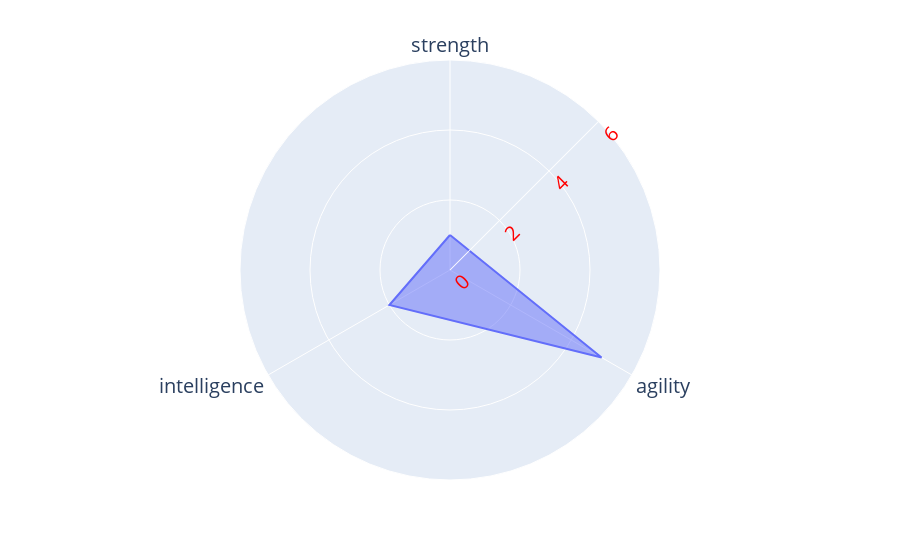

The notebook cell saved with this chart:
### Markdown cell above
## Radar plot

### Code cell
import pandas as pd
import plotly.express as px

df = pd.DataFrame({
	'characteristic': ['strength', 'agility', 'intelligence'],
	'value': [1,5,2]
})

fig = px.line_polar(
	df, 
	r='value', theta='characteristic', 
	line_close=True # Connect the start and end of the line,
	)

fig.update_traces(
	fill='toself', # Fill up to the the line with color
	)
fig.update_layout(
	polar = {
		'radialaxis_angle': 45,
		# radialaxis_range = [1,4]
		'radialaxis': {
			'dtick': 2,
			'range': [0,6],
			'color': 'red'
		}
	},
	font = {
		'size': 20
	}
	)
fig.show()

### Figure 1 — Plotly figure (JSON) as saved in the notebook; plotly's stock layout.template omitted (floating-point values rounded to 4 significant figures)
{"data": [{"fill": "toself", "hovertemplate": "value=%{r}<br>characteristic=%{theta}<extra></extra>", "legendgroup": "", "line": {"color": "#636efa", "dash": "solid"}, "marker": {"symbol": "circle"}, "mode": "lines", "name": "", "r": [1, 5, 2, 1], "showlegend": false, "subplot": "polar", "theta": ["strength", "agility", "intelligence", "strength"], "type": "scatterpolar"}], "layout": {"font": {"size": 20}, "legend": {"tracegroupgap": 0}, "margin": {"t": 60}, "polar": {"angularaxis": {"direction": "clockwise", "rotation": 90}, "domain": {"x": [0, 1], "y": [0, 1]}, "radialaxis": {"angle": 45, "color": "red", "dtick": 2, "range": [0, 6]}}}}
